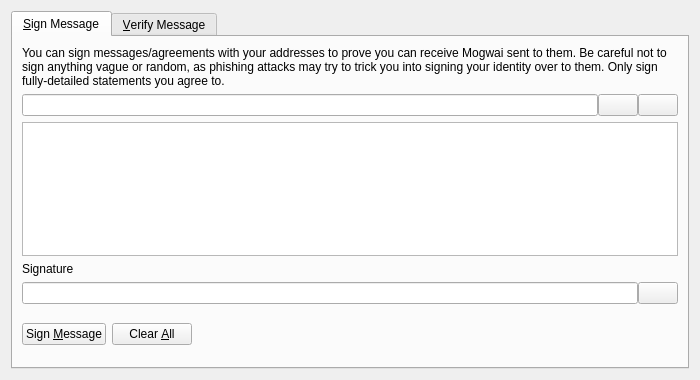
<?xml version="1.0" encoding="UTF-8"?>
<ui version="4.0">
 <class>SignVerifyMessageDialog</class>
 <widget class="QDialog" name="SignVerifyMessageDialog">
  <property name="geometry">
   <rect>
    <x>0</x>
    <y>0</y>
    <width>700</width>
    <height>380</height>
   </rect>
  </property>
  <property name="windowTitle">
   <string>Signatures - Sign / Verify a Message</string>
  </property>
  <property name="modal">
   <bool>true</bool>
  </property>
  <layout class="QVBoxLayout" name="verticalLayout">
   <item>
    <widget class="QTabWidget" name="tabWidget">
     <property name="currentIndex">
      <number>0</number>
     </property>
     <widget class="QWidget" name="tabSignMessage">
      <attribute name="title">
       <string>&amp;Sign Message</string>
      </attribute>
      <layout class="QVBoxLayout" name="verticalLayout_SM">
       <item>
        <widget class="QLabel" name="infoLabel_SM">
         <property name="text">
          <string>You can sign messages/agreements with your addresses to prove you can receive Mogwai sent to them. Be careful not to sign anything vague or random, as phishing attacks may try to trick you into signing your identity over to them. Only sign fully-detailed statements you agree to.</string>
         </property>
         <property name="textFormat">
          <enum>Qt::PlainText</enum>
         </property>
         <property name="wordWrap">
          <bool>true</bool>
         </property>
        </widget>
       </item>
       <item>
        <layout class="QHBoxLayout" name="horizontalLayout_1_SM">
         <property name="spacing">
          <number>0</number>
         </property>
         <item>
          <widget class="QValidatedLineEdit" name="addressIn_SM">
           <property name="toolTip">
            <string>The Mogwai address to sign the message with</string>
           </property>
          </widget>
         </item>
         <item>
          <widget class="QPushButton" name="addressBookButton_SM">
           <property name="toolTip">
            <string>Choose previously used address</string>
           </property>
           <property name="text">
            <string/>
           </property>
           <property name="shortcut">
            <string>Alt+A</string>
           </property>
           <property name="autoDefault">
            <bool>false</bool>
           </property>
          </widget>
         </item>
         <item>
          <widget class="QPushButton" name="pasteButton_SM">
           <property name="toolTip">
            <string>Paste address from clipboard</string>
           </property>
           <property name="text">
            <string/>
           </property>
           <property name="shortcut">
            <string>Alt+P</string>
           </property>
           <property name="autoDefault">
            <bool>false</bool>
           </property>
          </widget>
         </item>
        </layout>
       </item>
       <item>
        <widget class="QPlainTextEdit" name="messageIn_SM">
         <property name="toolTip">
          <string>Enter the message you want to sign here</string>
         </property>
        </widget>
       </item>
       <item>
        <widget class="QLabel" name="signatureLabel_SM">
         <property name="text">
          <string>Signature</string>
         </property>
         <property name="textFormat">
          <enum>Qt::PlainText</enum>
         </property>
        </widget>
       </item>
       <item>
        <layout class="QHBoxLayout" name="horizontalLayout_2_SM">
         <property name="spacing">
          <number>0</number>
         </property>
         <item>
          <widget class="QLineEdit" name="signatureOut_SM">
           <property name="font">
            <font>
             <italic>true</italic>
            </font>
           </property>
           <property name="readOnly">
            <bool>true</bool>
           </property>
          </widget>
         </item>
         <item>
          <widget class="QPushButton" name="copySignatureButton_SM">
           <property name="toolTip">
            <string>Copy the current signature to the system clipboard</string>
           </property>
           <property name="text">
            <string/>
           </property>
           <property name="autoDefault">
            <bool>false</bool>
           </property>
          </widget>
         </item>
        </layout>
       </item>
       <item>
        <layout class="QHBoxLayout" name="horizontalLayout_3_SM">
         <item>
          <widget class="QPushButton" name="signMessageButton_SM">
           <property name="toolTip">
            <string>Sign the message to prove you own this Mogwai address</string>
           </property>
           <property name="text">
            <string>Sign &amp;Message</string>
           </property>
           <property name="autoDefault">
            <bool>false</bool>
           </property>
          </widget>
         </item>
         <item>
          <widget class="QPushButton" name="clearButton_SM">
           <property name="toolTip">
            <string>Reset all sign message fields</string>
           </property>
           <property name="text">
            <string>Clear &amp;All</string>
           </property>
           <property name="autoDefault">
            <bool>false</bool>
           </property>
          </widget>
         </item>
         <item>
          <spacer name="horizontalSpacer_1_SM">
           <property name="orientation">
            <enum>Qt::Horizontal</enum>
           </property>
           <property name="sizeHint" stdset="0">
            <size>
             <width>40</width>
             <height>48</height>
            </size>
           </property>
          </spacer>
         </item>
         <item>
          <widget class="QLabel" name="statusLabel_SM">
           <property name="font">
            <font>
             <weight>75</weight>
             <bold>true</bold>
            </font>
           </property>
           <property name="text">
            <string/>
           </property>
           <property name="wordWrap">
            <bool>true</bool>
           </property>
          </widget>
         </item>
         <item>
          <spacer name="horizontalSpacer_2_SM">
           <property name="orientation">
            <enum>Qt::Horizontal</enum>
           </property>
           <property name="sizeHint" stdset="0">
            <size>
             <width>40</width>
             <height>48</height>
            </size>
           </property>
          </spacer>
         </item>
        </layout>
       </item>
      </layout>
     </widget>
     <widget class="QWidget" name="tabVerifyMessage">
      <attribute name="title">
       <string>&amp;Verify Message</string>
      </attribute>
      <layout class="QVBoxLayout" name="verticalLayout_VM">
       <item>
        <widget class="QLabel" name="infoLabel_VM">
         <property name="text">
          <string>Enter the receiver's address, message (ensure you copy line breaks, spaces, tabs, etc. exactly) and signature below to verify the message. Be careful not to read more into the signature than what is in the signed message itself, to avoid being tricked by a man-in-the-middle attack. Note that this only proves the signing party receives with the address, it cannot prove sendership of any transaction!</string>
         </property>
         <property name="textFormat">
          <enum>Qt::PlainText</enum>
         </property>
         <property name="alignment">
          <set>Qt::AlignLeading|Qt::AlignLeft|Qt::AlignTop</set>
         </property>
         <property name="wordWrap">
          <bool>true</bool>
         </property>
        </widget>
       </item>
       <item>
        <layout class="QHBoxLayout" name="horizontalLayout_1_VM">
         <property name="spacing">
          <number>0</number>
         </property>
         <item>
          <widget class="QValidatedLineEdit" name="addressIn_VM">
           <property name="toolTip">
            <string>The Mogwai address the message was signed with</string>
           </property>
          </widget>
         </item>
         <item>
          <widget class="QPushButton" name="addressBookButton_VM">
           <property name="toolTip">
            <string>Choose previously used address</string>
           </property>
           <property name="text">
            <string/>
           </property>
           <property name="shortcut">
            <string>Alt+A</string>
           </property>
           <property name="autoDefault">
            <bool>false</bool>
           </property>
          </widget>
         </item>
        </layout>
       </item>
       <item>
        <widget class="QPlainTextEdit" name="messageIn_VM"/>
       </item>
       <item>
        <widget class="QValidatedLineEdit" name="signatureIn_VM"/>
       </item>
       <item>
        <layout class="QHBoxLayout" name="horizontalLayout_2_VM">
         <item>
          <widget class="QPushButton" name="verifyMessageButton_VM">
           <property name="toolTip">
            <string>Verify the message to ensure it was signed with the specified Mogwai address</string>
           </property>
           <property name="text">
            <string>Verify &amp;Message</string>
           </property>
           <property name="autoDefault">
            <bool>false</bool>
           </property>
          </widget>
         </item>
         <item>
          <widget class="QPushButton" name="clearButton_VM">
           <property name="toolTip">
            <string>Reset all verify message fields</string>
           </property>
           <property name="text">
            <string>Clear &amp;All</string>
           </property>
           <property name="autoDefault">
            <bool>false</bool>
           </property>
          </widget>
         </item>
         <item>
          <spacer name="horizontalSpacer_1_VM">
           <property name="orientation">
            <enum>Qt::Horizontal</enum>
           </property>
           <property name="sizeHint" stdset="0">
            <size>
             <width>40</width>
             <height>48</height>
            </size>
           </property>
          </spacer>
         </item>
         <item>
          <widget class="QLabel" name="statusLabel_VM">
           <property name="font">
            <font>
             <weight>75</weight>
             <bold>true</bold>
            </font>
           </property>
           <property name="text">
            <string/>
           </property>
           <property name="wordWrap">
            <bool>true</bool>
           </property>
          </widget>
         </item>
         <item>
          <spacer name="horizontalSpacer_2_VM">
           <property name="orientation">
            <enum>Qt::Horizontal</enum>
           </property>
           <property name="sizeHint" stdset="0">
            <size>
             <width>40</width>
             <height>48</height>
            </size>
           </property>
          </spacer>
         </item>
        </layout>
       </item>
      </layout>
     </widget>
    </widget>
   </item>
  </layout>
 </widget>
 <customwidgets>
  <customwidget>
   <class>QValidatedLineEdit</class>
   <extends>QLineEdit</extends>
   <header>qvalidatedlineedit.h</header>
  </customwidget>
 </customwidgets>
 <resources>
  <include location="../mogwai.qrc"/>
 </resources>
 <connections/>
</ui>
